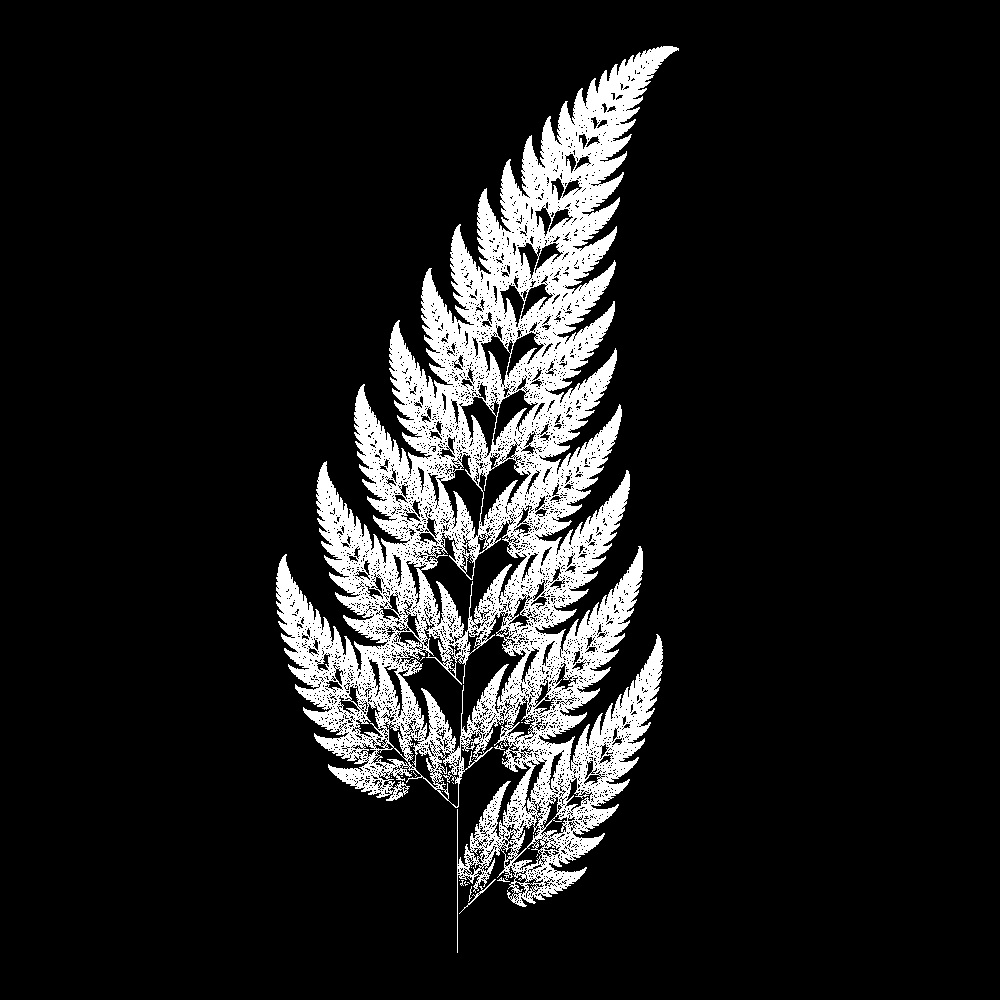

Python code for this plot:
from graphics import *
from PIL import Image
from random import random

imgx = 1000
imgy = 1000

#win = GraphWin("Fern", imgx, imgy)
#win2 = GraphWin("DO NOT CLOSE", 1, 1)
image = Image.new("L", (imgx, imgy))

# Fractint IFS definition of Fern
mat=[[0.0,  0.0,   0.0,   0.16, 0.0, 0.0,  0.01],
    [0.85,  0.04,  -0.04, 0.85, 0.0, 1.6,  0.85],
    [0.2,   -0.26, 0.23,  0.22, 0.0, 1.6,  0.07],
    [-0.15, 0.28,  0.26,  0.24, 0.0, 0.44, 0.07]]

xa = -5.5
xb = 6.5
ya = -0.5
yb = 10.5

x=0.0
y=0.0 
for k in range(imgx * imgy):
	print(k)
	p=random() 
	if p <= mat[0][6]:
		i=0 
	elif p <= mat[0][6] + mat[1][6]:
		i=1 
	elif p <= mat[0][6] + mat[1][6] + mat[2][6]:
		i=2 
	else:
		i=3 
	#
	
	x0 = x * mat[i][0] + y * mat[i][1] + mat[i][4] 
	y  = x * mat[i][2] + y * mat[i][3] + mat[i][5] 
	x = x0 
	jx = int((x - xa) / (xb - xa) * (imgx - 1)) 
	jy = (imgy - 1) - int((y - ya) / (yb - ya) * (imgy - 1))
	temp = Point(jx, jy)
	#temp.draw(win)
	image.putpixel((jx, jy), 255)

image.save("fern.png", "PNG")